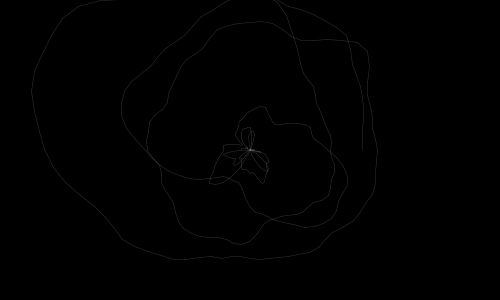
Frame 1 (no input)
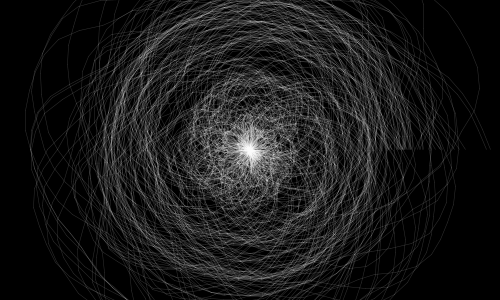
Frame 60 (the mouse pressed at the canvas centre just before this capture)
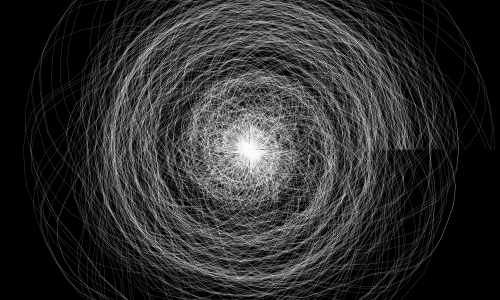
Frame 120 (the mouse held since frame 60 and released just before this capture)

The Processing sketch that drew these frames (run headless with seeded random() and noise(); from frame 60 on, the mouse is pressed at the canvas centre):

// Processing sketch: processing_118504
// ── processing_118504.pde

void setup(){
size(500,300);
background(0);
frameRate(8);
}

void draw(){

strokeWeight(0.5);
float radius = 100;
int centX= 250;
int centY=150;
stroke(255,30);
noFill();
//ellipse(centX,centY,radius*2,radius*2);

stroke(255,50);
radius = 10;
float x,y;
float lastx=-999;
float lasty=-999;
float radiusNoise=random(10);
for (float ang=0; ang<=360*5;ang+=5){
radiusNoise+=0.05;
  radius+=0.5; 
  float thisRadius=radius+(noise(radiusNoise)*200)-100;
float rad = radians(ang);
x=centX + (thisRadius*cos(rad));
y=centY+(thisRadius*sin(rad));

if (lastx>-999){
line(x,y,lastx,lasty);
}
lastx=x;
lasty=y;

}




}
